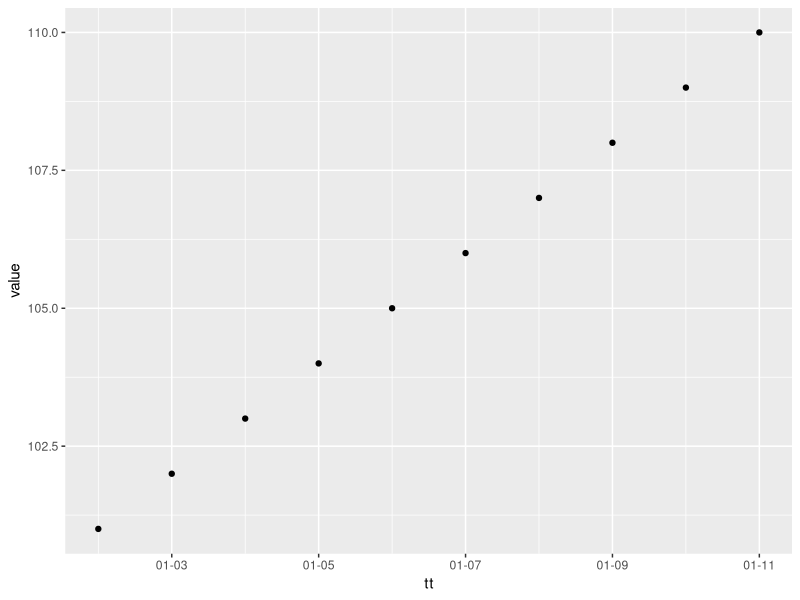

Write the R code that produced this figure.
library(chron)


### Name: scale
### Title: Coordinates and Positions for Chronological Objects
### Aliases: chron_trans scale_x_chron scale_y_chron

### ** Examples

if(require("ggplot2")) {
    dd <- data.frame(tt = chron(1:10), value = 101:110)
    p <- ggplot(dd, aes(tt, value)) +
             geom_point() + scale_x_chron(format = "%m-%d")
    print(p)
}
